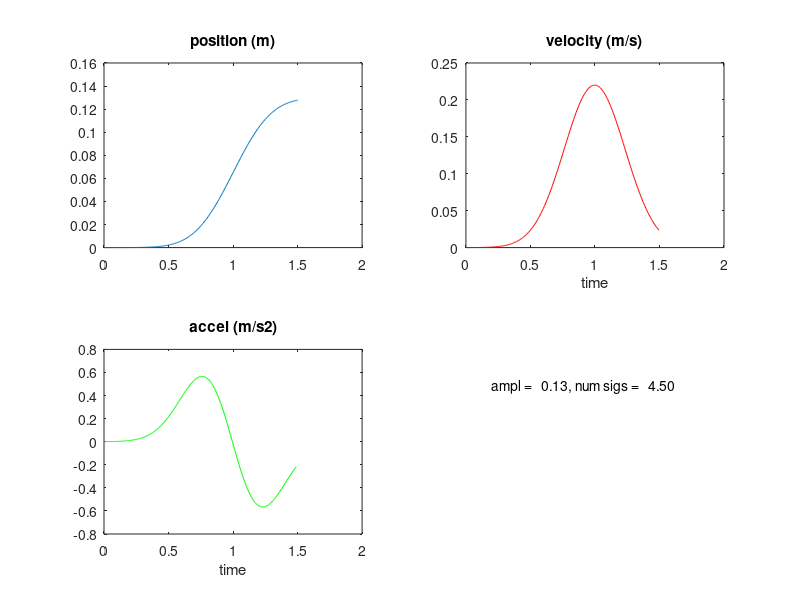
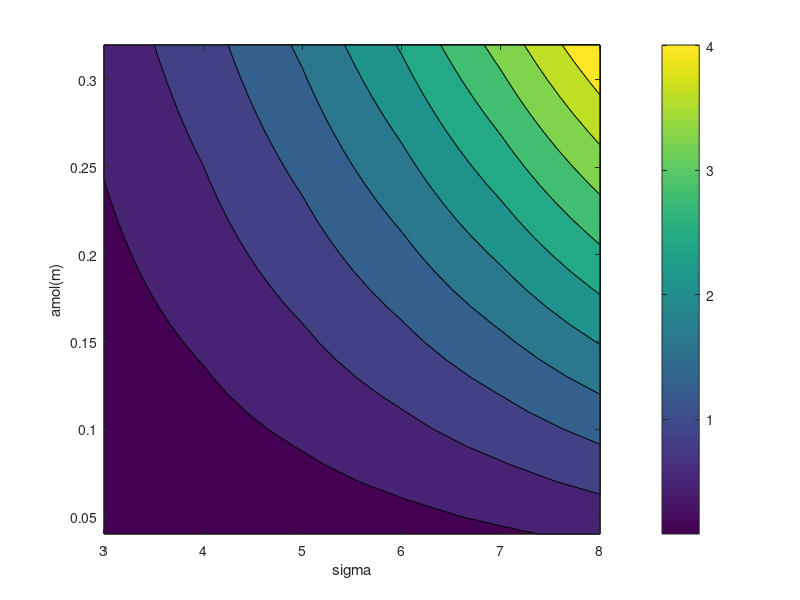

Here is the MATLAB script that generated these plots, in order:
%original code
clear;
duration = 1.5;
step=0.005;
t = 0:step:duration;

ampl = 0.13;
num_sigs = 4.5;

figure;
pos = ampl*0.5*(erf(2*num_sigs/3*(t-1)) + 1);
%pos = ampl*normcdf(t,duration / 2,1/num_sigs); 
subplot(2,2,1);
plot(t,pos);
title('position (m)')

veloc = diff(pos)/step;
subplot(2,2,2);
plot(t(1:length(t)-1),veloc,'r-');
title('velocity (m/s)')
max(veloc) 
xlabel('time');

accel = diff(veloc)/step;
subplot(2,2,3);
plot(t(1:length(t)-2),accel,'g-');
title('accel (m/s2)')
max(accel)
xlabel('time');

subplot(2,2,4);
axis('off')
buff = sprintf('ampl = %6.2f, num sigs = %6.2f', ampl, num_sigs);
text(.1,.8,buff);



am = 0.04:0.01:0.32;
sig = 3:1:8;
bb(:,1) = am';
for i = 1:length(am)    
    for j = 1:length(sig)
        t = 0:.01:2;

        ampl = am(i);
        num_sigs = sig(j);

        pos = ampl*0.5*(erf(2*num_sigs/3*(t-1)) + 1);
        veloc = diff(pos)/0.01;
        accel = diff(veloc)/0.01;
           
        aa(i,j) = max(accel);
        bb(i,j+1) = max(accel);
    end
end
figure(3);
contourf(sig,am,aa);
bb
colorbar;
xlabel('sigma');
ylabel('amol(m)');


